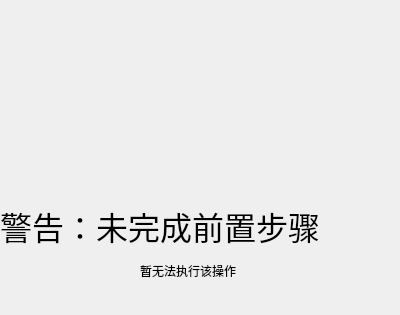
<?xml version="1.0" encoding="UTF-8"?>
<ui version="4.0">
 <class>Dialog</class>
 <widget class="QDialog" name="Dialog">
  <property name="geometry">
   <rect>
    <x>0</x>
    <y>0</y>
    <width>400</width>
    <height>315</height>
   </rect>
  </property>
  <property name="windowTitle">
   <string>Dialog</string>
  </property>
  <widget class="QLabel" name="label">
   <property name="geometry">
    <rect>
     <x>0</x>
     <y>190</y>
     <width>401</width>
     <height>71</height>
    </rect>
   </property>
   <property name="font">
    <font>
     <family>Agency FB</family>
     <pointsize>24</pointsize>
    </font>
   </property>
   <property name="text">
    <string>警告：未完成前置步骤</string>
   </property>
  </widget>
  <widget class="QLabel" name="label_2">
   <property name="geometry">
    <rect>
     <x>140</x>
     <y>260</y>
     <width>141</width>
     <height>21</height>
    </rect>
   </property>
   <property name="text">
    <string>暂无法执行该操作</string>
   </property>
  </widget>
  <widget class="QLabel" name="Warning">
   <property name="geometry">
    <rect>
     <x>61</x>
     <y>24</y>
     <width>271</width>
     <height>171</height>
    </rect>
   </property>
   <property name="text">
    <string/>
   </property>
   <property name="scaledContents">
    <bool>true</bool>
   </property>
  </widget>
 </widget>
 <resources/>
 <connections/>
</ui>
